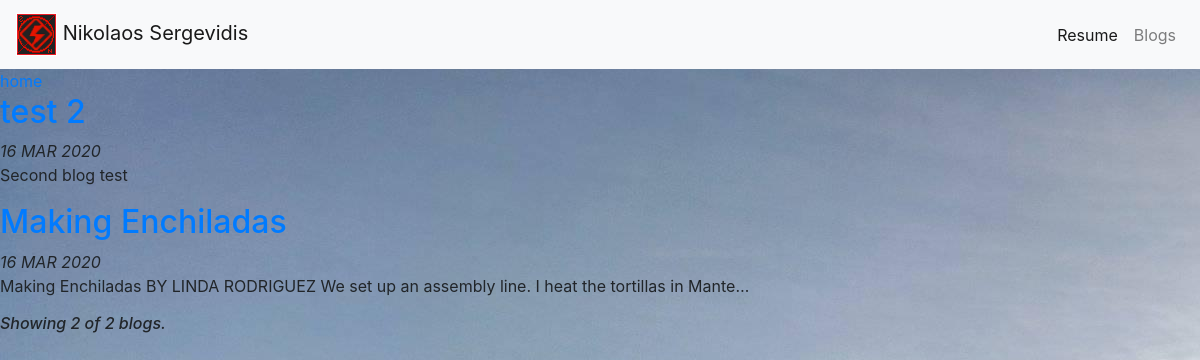
Screenshot of /blog/ with the database file from the repository.
### blog/models.py (models this page shows, shortened)
class Blog(models.Model):
    title = models.CharField(max_length=100)
    date = models.DateField()
    description = models.TextField()
    URL = models.URLField(blank=True)

### blog/views.py (the view)
# urls.py: path('', views.all_blogs, name = "all_blogs"),
def all_blogs(request):
    blog_count = Blog.objects.all()
    blogs = Blog.objects.order_by('-date')[:5]
    return render(request,'blog/all_blogs.html',{'blogs':blogs,'blog_count':blog_count})

### blog/templates/blog/all_blogs.html (shortened to what this page needs)
{% extends 'portofolio/base.html' %}
{% block content %}
    <a href="{% url 'home' %}">home</a>
    {% for blog in blogs %}
      <a href="{% url 'blog:detail' blog.id %}"> <h2>{{ blog.title }}</h2> </a>
      <i> {{ blog.date|date:'d M Y'|upper }} </i>
      <p> {{ blog.description|striptags|truncatechars:100  }}</p>
    {% endfor %}
    <h6> <i> Showing {{ blogs.count }} of {{ blog_count.count }} blog{{ blogs.count|pluralize }}. </i> </h6>
{% endblock %}

### portofolio/static/portofolio/style.css (style rules this page uses)
body { background: lightblue url("images/background.jpg") no-repeat; }

### rows the page displays
Blog: title "test 2", date "16 MAR 2020", description "Second blog test"
Blog: title "Making Enchiladas", date "16 MAR 2020", description "Making Enchiladas BY LINDA RODRIGUEZ We set up an assembly line. I heat the tortillas in Mante…"

### other values shown
{{ blogs.count }} "2"
{{ blog_count.count }} "2"
